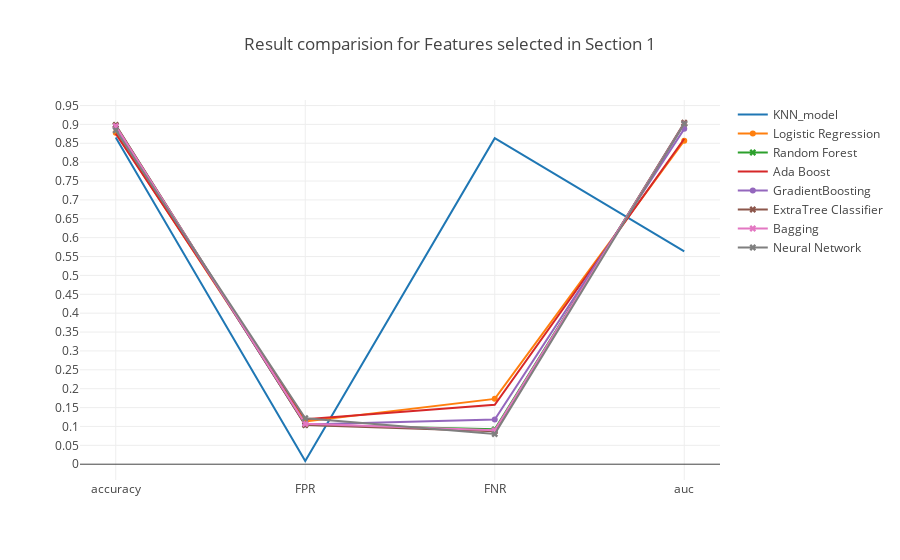

This figure's notebook cell:
### Markdown cell above
### <a id='1.A' style="text-decoration : none; color : #000000;"> A Results</a>

### Code cell
trace0 = go.Scatter(x=table_80_50_test.iloc[0].index.values[[0,5,6,7]],
                    y=table_80_50_test.iloc[0].values[[0,5,6,7]],
                    mode = 'lines',
                    name = 'KNN_model')

trace1 = go.Scatter(x=table_80_50_test.iloc[1].index.values[[0,5,6,7]],
                    y=table_80_50_test.iloc[1].values[[0,5,6,7]],
                    mode = 'lines+markers',
                    name = 'Logistic Regression')

trace2 = go.Scatter(x=table_80_50_test.iloc[2].index.values[[0,5,6,7]],
                    y=table_80_50_test.iloc[2].values[[0,5,6,7]],
                    mode = 'lines+markers',marker=dict(symbol='x'),
                    name = 'Random Forest')


trace3 = go.Scatter(x=table_80_50_test.iloc[3].index.values[[0,5,6,7]],
                    y=table_80_50_test.iloc[3].values[[0,5,6,7]],
                    mode = 'lines',
                    name = 'Ada Boost')

trace4 = go.Scatter(x=table_80_50_test.iloc[4].index.values[[0,5,6,7]],
                    y=table_80_50_test.iloc[4].values[[0,5,6,7]],
                    mode = 'lines+markers',
                    name = 'GradientBoosting')

trace5 = go.Scatter(x=table_80_50_test.iloc[5].index.values[[0,5,6,7]],
                    y=table_80_50_test.iloc[5].values[[0,5,6,7]],
                    mode = 'lines+markers',marker=dict(symbol='x'),
                    name = 'ExtraTree Classifier')

trace6 = go.Scatter(x=table_80_50_test.iloc[6].index.values[[0,5,6,7]],
                    y=table_80_50_test.iloc[6].values[[0,5,6,7]],
                    mode = 'lines+markers',marker=dict(symbol='x'),
                    name = 'Bagging')

trace7 = go.Scatter(x=table_80_50_test.iloc[7].index.values[[0,5,6,7]],
                    y=table_80_50_test.iloc[7].values[[0,5,6,7]],
                    mode = 'lines+markers',marker=dict(symbol='x'),
                    name = 'Neural Network')



data = [trace0, trace1, trace2, trace3, trace4, trace5, trace6, trace7]
layout = go.Layout(yaxis=dict(tick0=0,dtick=0.05),title='Result comparision for Features selected in Section 1')
fig = go.Figure(data=data, layout=layout)

iplot(fig, filename='Result')

### Figure 1 — Plotly figure (JSON) as saved in the notebook; plotly's stock layout.template omitted (floating-point values rounded to 4 significant figures)
{"data": [{"mode": "lines", "name": "KNN_model", "type": "scatter", "uid": "7e216976-886e-4c84-b647-714b09303746", "x": ["accuracy", "FPR", "FNR", "auc"], "y": [0.8653, 0.008501, 0.8636, 0.564]}, {"mode": "lines+markers", "name": "Logistic Regression", "type": "scatter", "uid": "4da104b7-ac85-445b-ad5b-3fc56cfbbba4", "x": ["accuracy", "FPR", "FNR", "auc"], "y": [0.878, 0.1131, 0.173, 0.8569]}, {"marker": {"symbol": "x"}, "mode": "lines+markers", "name": "Random Forest", "type": "scatter", "uid": "490642f6-6b5b-4076-a926-6a0be060d564", "x": ["accuracy", "FPR", "FNR", "auc"], "y": [0.8973, 0.1045, 0.09235, 0.9016]}, {"mode": "lines", "name": "Ada Boost", "type": "scatter", "uid": "107bab95-9d9f-4197-a2fb-8f6aa32c1487", "x": ["accuracy", "FPR", "FNR", "auc"], "y": [0.8755, 0.1189, 0.1572, 0.8619]}, {"mode": "lines+markers", "name": "GradientBoosting", "type": "scatter", "uid": "e13a9755-f5c7-4272-9fa6-3dcab55ec499", "x": ["accuracy", "FPR", "FNR", "auc"], "y": [0.8928, 0.1053, 0.1181, 0.8883]}, {"marker": {"symbol": "x"}, "mode": "lines+markers", "name": "ExtraTree Classifier", "type": "scatter", "uid": "bc047ef2-f1c7-41e7-8c5e-06a7ac40964f", "x": ["accuracy", "FPR", "FNR", "auc"], "y": [0.8986, 0.1039, 0.08735, 0.9044]}, {"marker": {"symbol": "x"}, "mode": "lines+markers", "name": "Bagging", "type": "scatter", "uid": "907f3b5c-124a-4af3-932e-03a255325bdf", "x": ["accuracy", "FPR", "FNR", "auc"], "y": [0.8956, 0.1069, 0.08985, 0.9016]}, {"marker": {"symbol": "x"}, "mode": "lines+markers", "name": "Neural Network", "type": "scatter", "uid": "ac242524-fcf4-4037-b772-c9e73c76d247", "x": ["accuracy", "FPR", "FNR", "auc"], "y": [0.8844, 0.1218, 0.07987, 0.9016]}], "layout": {"title": "Result comparision for Features selected in Section 1", "yaxis": {"dtick": 0.05, "tick0": 0}}}
